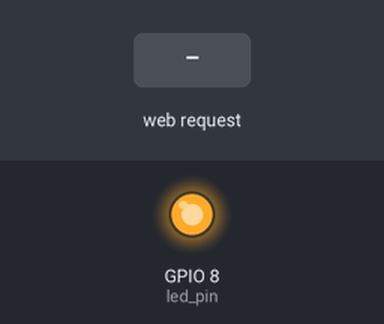
A sketch run on a simulated ESP32-S3. Parts: output pins drawn as LEDs (lit = HIGH). Inputs (shaded band) come from the test bench. WiFi joins after 1.5 s; servers stay silent unless stated; what the sketch prints to the serial monitor is not drawn.

Above: at 7.7 s.
7.8 s: HTTP request GET /led?switch=off received
At 8.6 s:
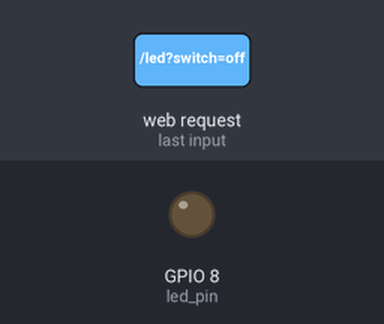
9.3 s: HTTP request GET /led?switch=on received
At 9.8 s:
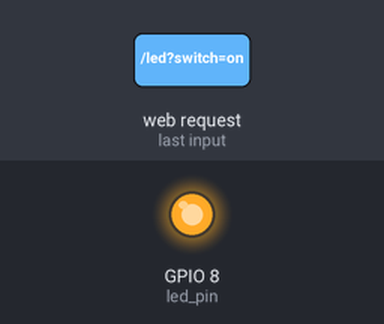
Timing chart, 0 to 12.3 s (numbered marks = the images above; inputs shaded):
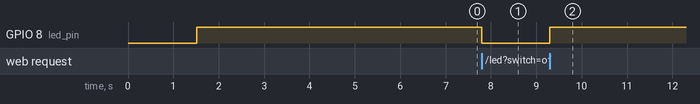

The sketch:

stage2.ino
```cpp
#include<WiFi.h>
#include<WebServer.h>

int led_pin = 8;
const char* ssid = "CMCC-YcDN";
const char* password = "yfyx2424";
WebServer server(80);

void connectWiFi()
{
  //初始化波特率
  Serial.begin(9600);
  delay(10);

  //连接wifi
  WiFi.begin(ssid,password);
  Serial.print("   ");
  Serial.print("Connecting to ");
  Serial.print(ssid);
  while (WiFi.status() != WL_CONNECTED)
  {
    delay(500);
    Serial.print(".");
  }
  Serial.println("Successfully connected");
  Serial.print("IP: ");
  Serial.println(WiFi.localIP());                      //连接成功后LED会长亮5秒，并打印IP
  pinMode(led_pin, OUTPUT);
  digitalWrite(led_pin, HIGH);
  delay(5000);
}

void handleRoot()
{
  String HTML = R"rawliteral(<!DOCTYPE html>
<html lang="en">
<head>
    <title>Esp32WebServer</title>
    <style>
        div {text-align: center; align-items: center; background-color: #ddd; width: 100%;}
        button {margin: 5px;}
    </style>
</head>
<body>
    <h1 style="text-align: center;">Welcome To Esp32WebServer!</h1>
    <div>
        <span>LED state: </span>
        <span id="led_state" style="color: red">On</span>
        <button onclick="switchLed('on')">TurnOn</button>
        <button onclick="switchLed('off')">TurnOff</button>
    </div>
    <script>
        var http = new XMLHttpRequest();
        function getLedState(){
            var xhr = new XMLHttpRequest();
            xhr.onreadystatechange = function() {
                if (xhr.readyState == 4 && xhr.status == 200){
                    var data = xhr.responseText;
                    document.getElementById("led_state").innerHTML = data;
                }
            }
            xhr.open("GET", "/ledstate", true);
            xhr.send();
        }
        setInterval(getLedState, 1000);
        function switchLed(state){
            http.open("GET","/led?switch=" + state, true);
            http.send();
            }
    </script>
</body>
</html>)rawliteral";
  server.send(200, "text/html", HTML);
}

void handleNotfound()
{
  server.send(200, "text/plain", "Web Not Found!");
}

void ledSwitch()
{
  String ledswitch = server.arg("switch");
  if (ledswitch == "on")
    digitalWrite(led_pin, HIGH);
  else if (ledswitch == "off")
    digitalWrite(led_pin, LOW);
  server.send(200, "text/plain", "led is now " + ledswitch);
}

void handleLedState()
{
  if (digitalRead(led_pin))
    server.send(200, "text/html", "<span id='led_state' style='color: red'>On</span>");
    else
    server.send(200, "text/html", "<span id='led_state' style='color: blue'>Off</span>");
  // String state = digitalRead(led_pin)? "On" : "Off";
  // server.send(200, "text/html", "<span id='led_state' style='color: red'>" + state + "</span>");
}

void createServer()
{
  server.on("/", handleRoot);
  server.onNotFound(handleNotfound);
  server.on("/led", ledSwitch);
  server.on("/ledstate", handleLedState);

  server.begin();
  Serial.println("HTTP server started");

}

void setup() {
  // put your setup code here, to run once:
  connectWiFi();
  createServer();
}

void loop() {
  // put your main code here, to run repeatedly:
  server.handleClient();
  delay(2);
}
```

Measured:
- after the input at 7.8 s, GPIO 8 (led_pin): HIGH → LOW at once
- after the input at 9.3 s, GPIO 8 (led_pin): LOW → HIGH at once
